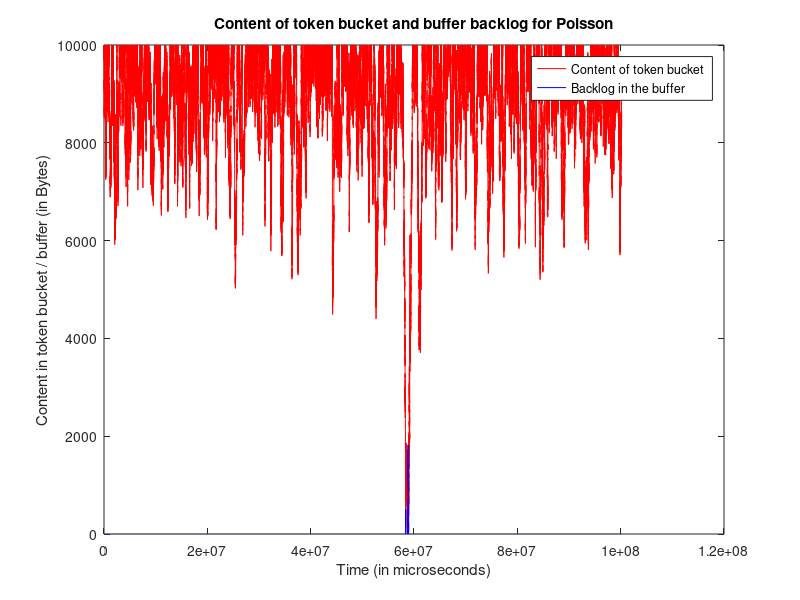

The MATLAB source for this figure:
clc; clear all;

[time_p2, packetsize_p2, bufferSize, noToken] = textread('bucket_pos_3_2.txt', '%f %f %f %f');
i=1;
time2(i)=0;
buffer(i)=bufferSize(i);
%disp(buffer(i));
token(i)=noToken(i);
i=2;
while i<=length(packetsize_p2)
    time2(i)=time2(i-1)+time_p2(i);
    buffer(i)=bufferSize(i);
    token(i)=noToken(i);
    %disp(buffer(i));
    i=i+1;
end

%time2/1e6;



plot(time2,token,'-r',time2,buffer,'-b');
title('Content of token bucket and buffer backlog for Poisson');
xlabel('Time (in microseconds)');
ylabel('Content in token bucket / buffer (in Bytes)');
%ylim([-1,200]);
%xlim([0,5.4e6]);
%legend 
legend('Content of token bucket','Backlog in the buffer','Location','northeast');

set(1,'OuterPosition',[1 1 1060 664]);
saveas(1,'plot_pos_tbbacklog_3_2','png');